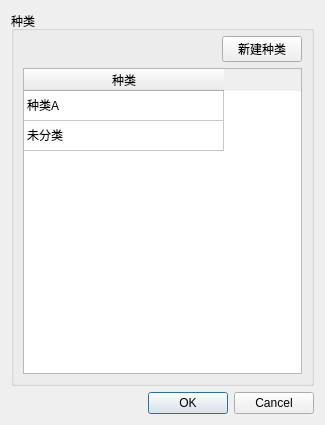
<?xml version="1.0" encoding="UTF-8"?>
<ui version="4.0">
 <class>W_FCT_ClassifySelector</class>
 <widget class="QDialog" name="W_FCT_ClassifySelector">
  <property name="geometry">
   <rect>
    <x>0</x>
    <y>0</y>
    <width>325</width>
    <height>425</height>
   </rect>
  </property>
  <property name="windowTitle">
   <string>选择种类</string>
  </property>
  <layout class="QVBoxLayout" name="verticalLayout" stretch="1,0">
   <item>
    <widget class="QGroupBox" name="groupBox">
     <property name="title">
      <string>种类</string>
     </property>
     <layout class="QGridLayout" name="gridLayout" columnstretch="0,0">
      <property name="topMargin">
       <number>5</number>
      </property>
      <item row="0" column="1">
       <widget class="QPushButton" name="pushButton">
        <property name="minimumSize">
         <size>
          <width>0</width>
          <height>24</height>
         </size>
        </property>
        <property name="text">
         <string>新建种类</string>
        </property>
       </widget>
      </item>
      <item row="0" column="0">
       <spacer name="horizontalSpacer">
        <property name="orientation">
         <enum>Qt::Horizontal</enum>
        </property>
        <property name="sizeHint" stdset="0">
         <size>
          <width>40</width>
          <height>20</height>
         </size>
        </property>
       </spacer>
      </item>
      <item row="1" column="0" colspan="2">
       <widget class="QTableWidget" name="tableWidget">
        <property name="editTriggers">
         <set>QAbstractItemView::NoEditTriggers</set>
        </property>
        <property name="selectionMode">
         <enum>QAbstractItemView::SingleSelection</enum>
        </property>
        <property name="selectionBehavior">
         <enum>QAbstractItemView::SelectRows</enum>
        </property>
        <attribute name="horizontalHeaderDefaultSectionSize">
         <number>200</number>
        </attribute>
        <attribute name="verticalHeaderVisible">
         <bool>false</bool>
        </attribute>
        <row>
         <property name="text">
          <string>新建行</string>
         </property>
        </row>
        <row>
         <property name="text">
          <string>新建行</string>
         </property>
        </row>
        <column>
         <property name="text">
          <string>种类</string>
         </property>
        </column>
        <item row="0" column="0">
         <property name="text">
          <string>种类A</string>
         </property>
        </item>
        <item row="1" column="0">
         <property name="text">
          <string>未分类</string>
         </property>
        </item>
       </widget>
      </item>
     </layout>
    </widget>
   </item>
   <item>
    <widget class="QDialogButtonBox" name="buttonBox">
     <property name="orientation">
      <enum>Qt::Horizontal</enum>
     </property>
     <property name="standardButtons">
      <set>QDialogButtonBox::Cancel|QDialogButtonBox::Ok</set>
     </property>
    </widget>
   </item>
  </layout>
 </widget>
 <resources/>
 <connections>
  <connection>
   <sender>buttonBox</sender>
   <signal>rejected()</signal>
   <receiver>W_FCT_ClassifySelector</receiver>
   <slot>reject()</slot>
   <hints>
    <hint type="sourcelabel">
     <x>327</x>
     <y>477</y>
    </hint>
    <hint type="destinationlabel">
     <x>286</x>
     <y>274</y>
    </hint>
   </hints>
  </connection>
 </connections>
</ui>
